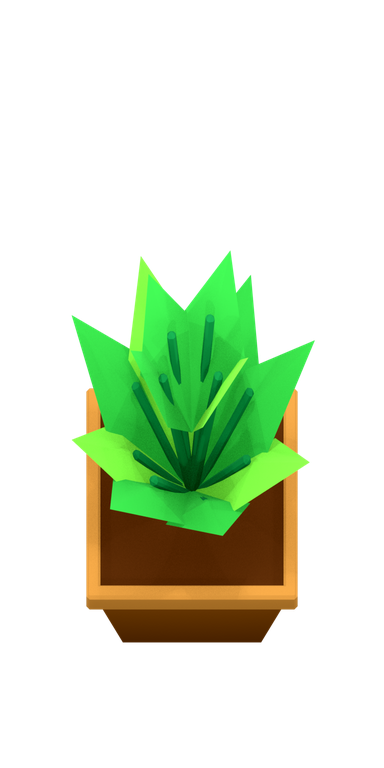
#> input picture prototypes/sushi-loop/assets/refinement/objects/plant-angular/inputs/original.png, 384 x 768 px, found by its file name
$ python freeze_python_dependencies.py
#> lines starting #> are read from the running program, lines starting #| are printed output that depends on the picture
import PIL,sys,json,shutil,subprocess,re
from PIL import Image,ImageDraw,ImageChops,ImageSequence
from pathlib import Path
BASE=Path(__file__).resolve().parent;OUT=BASE.parent/'evidence';root=Path(PIL.__file__).parent.parent
im=Image.open(BASE/'object/inputs/original.png');im.load();small=im.convert('RGBA').resize((96,240));ImageDraw.Draw(small).text((0,0),'source',fill='white');ImageChops.difference(small,small);small.save(OUT/'dependency-smoke.png');Image.open(OUT/'historical-playback.gif').seek(1)
#> further down, im is the input picture: PIL image 384x768 RGBA; mean R, G, B, A 21, 36.1, 11, 59.9
#> after `small = im.convert('RGBA').resize((96, 240))`:
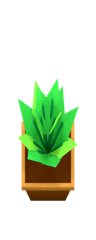
#> small: PIL image 96x240 RGBA; mean R, G, B, A 21.6, 37, 11.3, 59.9; transparent parts drawn white
#> (the run stopped early here; a loop or call above may not have finished)
